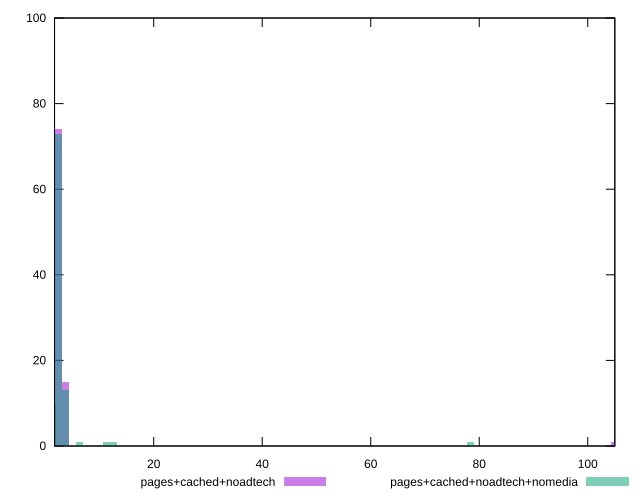

Reproduce this figure in gnuplot.
reset

$pagesCachedNoadtech <<EOF
104.87455641891134 1
3.7906466175510123 15
2.527097745034008 74
1.263548872517004 10
EOF

$pagesCachedNoadtechNomedia <<EOF
78.34003009605425 1
3.7906466175510123 13
2.527097745034008 73
11.371939852653037 1
12.635488725170042 1
1.263548872517004 10
6.317744362585021 1
EOF

set key outside below
set boxwidth 1.263548872517004
set xrange [1.717:104.992]
set yrange [0:100]
set trange [0:100]
set style fill transparent solid 0.5 noborder
set terminal svg size 640, 500 enhanced background rgb 'white'
set output "report_00026_2021-02-22T21:38:55.199Z/server-response-time/comparison/histogram/2_vs_3.svg"

plot $pagesCachedNoadtech title "pages+cached+noadtech" with boxes, \
     $pagesCachedNoadtechNomedia title "pages+cached+noadtech+nomedia" with boxes

reset
